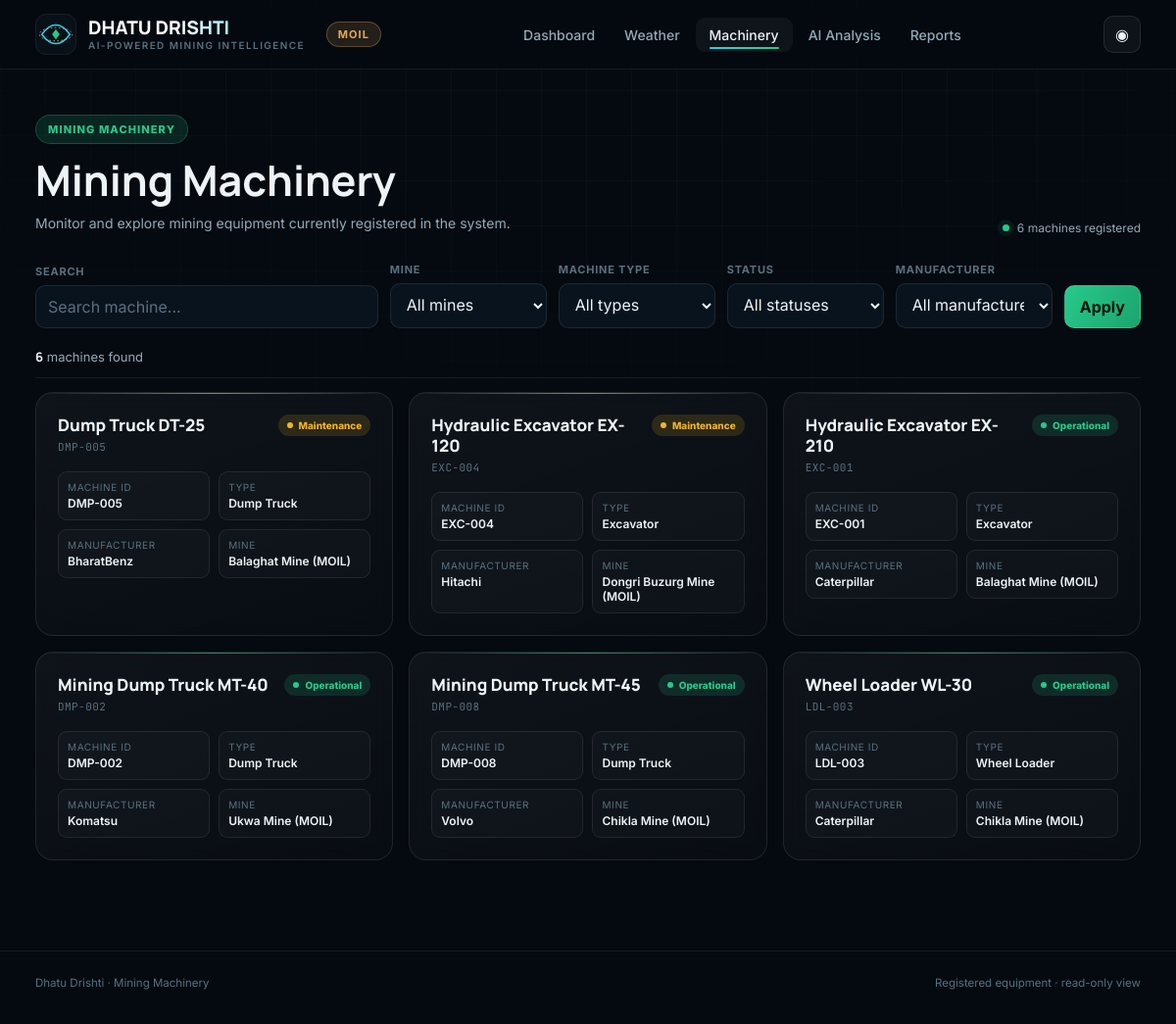
The app's page /machinery with its own data.
### models.py (models this page shows, shortened)
class Machinery(db.Model):
    __tablename__ = "machinery"
    id = db.Column(db.Integer, primary_key=True)
    machine_id = db.Column(db.String(100), unique=True, nullable=False, index=True)
    name = db.Column(db.String(200), nullable=False)
    machine_type = db.Column(db.String(100), nullable=True)
    manufacturer = db.Column(db.String(200), nullable=True)
    model = db.Column(db.String(200), nullable=True)
    mine_name = db.Column(db.String(200), nullable=True, index=True)
    status = db.Column(db.String(50), nullable=False, default="Operational",
                       server_default="Operational", index=True)
    year = db.Column(db.Integer, nullable=True)
    capacity = db.Column(db.String(100), nullable=True)
    description = db.Column(db.Text, nullable=True)
    created_at = db.Column(db.DateTime, default=datetime.utcnow, nullable=False)
    updated_at = db.Column(db.DateTime, default=datetime.utcnow,
                           onupdate=datetime.utcnow, nullable=False)
    @property
    def status_tone(self) -> str:
        return {
            "Operational": "ok",
            "Maintenance": "warn",
            "Inactive": "danger",
            "Retired": "muted",
        }.get(self.status, "muted")

### main.py (the view)
@app.route("/machinery")
def machinery():
    statement, applied = machinery_query(request.args)
    total = db.session.scalar(
        select(func.count()).select_from(statement.subquery())) or 0
    pages = max(1, -(-total // MACHINERY_PER_PAGE))
    page = min(_page_number(), pages)
    offset = (page - 1) * MACHINERY_PER_PAGE
    machines = db.session.scalars(
        statement.limit(MACHINERY_PER_PAGE).offset(offset)).all()
    return render_template(
        "machinery.html",
        machines=machines,
        total=total,
        page=page,
        pages=pages,
        pager=_machinery_pager(page, pages, applied),
        applied=applied,
        types=distinct_machinery_values(Machinery.machine_type),
        mines=distinct_machinery_values(Machinery.mine_name),
        statuses=distinct_machinery_values(Machinery.status),
        manufacturers=distinct_machinery_values(Machinery.manufacturer),
    )

### main.py (called while the page is built)
def _page_number() -> int:
    try:
        value = int(request.args.get("page") or 1)
    except (TypeError, ValueError):
        value = 1
    return max(1, value)

def _machinery_pager(page: int, pages: int, applied: dict) -> list[dict]:
    if pages <= 1:
        return []
    def href(target: int) -> str:
        args = {key: value for key, value in applied.items() if value}
        if target > 1:
            args["page"] = str(target)
        query = urlencode(args)
        return "/machinery" + (f"?{query}" if query else "")
    links = [{"label": "‹", "url": href(page - 1), "active": False,
              "disabled": page <= 1}]
    for target in range(1, pages + 1):
        links.append({"label": str(target), "url": href(target),
                      "active": target == page, "disabled": False})
    links.append({"label": "›", "url": href(page + 1), "active": False,
                  "disabled": page >= pages})
    return links

### models.py (called while the page is built, shortened)
def machinery_query(args):
    statement = select(Machinery)
    applied: dict[str, str] = {}
    search = (args.get("search") or "").strip()
    for key, column in (("type", Machinery.machine_type),
                        ("mine", Machinery.mine_name),
                        ("status", Machinery.status),
                        ("manufacturer", Machinery.manufacturer)):
        value = (args.get(key) or "").strip()
        if value:
            statement = statement.where(column == value)
            applied[key] = value
    statement = statement.order_by(Machinery.name.asc())
    return statement, applied

def distinct_machinery_values(column) -> list[str]:
    rows = db.session.scalars(
        select(column).where(column.is_not(None))
        .where(column != "")
        .distinct().order_by(column)
    ).all()
    return [str(value) for value in rows]

### templates/machinery.html (shortened to what this page needs)
<!DOCTYPE html>
<html lang="en">
<head>
</head>
<body>
<div class="grid-field"></div>
<header>
 <div class="brand">
  <div class="brand-text"><span class="name">DHATU DRISHTI</span><span class="sub">AI-POWERED MINING INTELLIGENCE</span></div>
  <span class="moil-tag">MOIL</span>
 </div>
 <nav>
  <a href="/">Dashboard</a>
  <a href="/weather">Weather</a>
  <a href="/machinery" class="active">Machinery</a>
  <a href="/ai-analysis">AI Analysis</a>
  <a href="/reports">Reports</a>
 </nav>
 <div class="header-actions">
  <button class="profile-btn" type="button" aria-label="Profile">◉</button>
 </div>
</header>
<main>
 <div class="page-head">
  <div>
   <div class="eyebrow">MINING MACHINERY</div>
   <h1>Mining Machinery</h1>
   <p>Monitor and explore mining equipment currently registered in the system.</p>
  </div>
  <div class="live-chip"><i></i> <span id="totalChip">{{ total }} machine{{ '' if total == 1 else 's' }} registered</span></div>
 </div>
 <section class="section">
  <form class="toolbar" id="filterForm" method="get" action="/machinery" autocomplete="off">
   <div class="field grow">
    <label for="search">Search</label>
    <input type="search" id="search" name="search" placeholder="Search machine..." value="{{ applied.get('search', '') }}">
   </div>
   <div class="field">
    <label for="mine">Mine</label>
    <select id="mine" name="mine">
     <option value="">All mines</option>
    </select>
   </div>
   <div class="field">
    <label for="type">Machine type</label>
    <select id="type" name="type">
     <option value="">All types</option>
    </select>
   </div>
   <div class="field">
    <label for="status">Status</label>
    <select id="status" name="status">
     <option value="">All statuses</option>
    </select>
   </div>
   <div class="field">
    <label for="manufacturer">Manufacturer</label>
    <select id="manufacturer" name="manufacturer">
     <option value="">All manufacturers</option>
    </select>
   </div>
   <div class="toolbar-actions">
    <button class="btn btn-primary" type="submit">Apply</button>
   </div>
  </form>
  <div class="result-bar">
   <span class="count" id="resultCount"><b>{{ total }}</b> machine{{ '' if total == 1 else 's' }} found</span>
  </div>
  <div class="machines-grid" id="results">
   {% for machine in machines %}
   <a class="card machine" style="--card-accent:var(--{{ 'green' if machine.status == 'Operational' else 'amber' if machine.status == 'Maintenance' else 'red' if machine.status == 'Inactive' else 'cyan' }})"
      href="/machinery/{{ machine.machine_id }}">
    <div class="machine-head">
     <div>
      <div class="machine-name">{{ machine.name }}</div>
      <div class="machine-id">{{ machine.machine_id }}</div>
     </div>
     <span class="badge {{ machine.status_tone }}"><span class="dot"></span>{{ machine.status }}</span>
    </div>
    <div class="machine-meta">
     <div class="meta"><span>Machine ID</span><b>{{ machine.machine_id }}</b></div>
     <div class="meta"><span>Type</span><b>{{ machine.machine_type or 'Not available' }}</b></div>
     <div class="meta"><span>Manufacturer</span><b>{{ machine.manufacturer or 'Not available' }}</b></div>
     <div class="meta"><span>Mine</span><b>{{ machine.mine_name or 'Not available' }}</b></div>
    </div>
   </a>
   {% else %}
   <div class="empty">
    <b>No machines found</b>
    Nothing matches the current search and filters. Try a different term or clear the filters.
   </div>
   {% endfor %}
  </div>
 </section>
</main>
<footer>
 <span>Dhatu Drishti · Mining Machinery</span>
 <span>Registered equipment · read-only view</span>
</footer>
</body>
</html>

### records on screen
Machinery: name "Dump Truck DT-25", machine_id "DMP-005", status "Maintenance", machine_type "Dump Truck", manufacturer "BharatBenz", mine_name "Balaghat Mine (MOIL)"
Machinery: name "Hydraulic Excavator EX-120", machine_id "EXC-004", status "Maintenance", machine_type "Excavator", manufacturer "Hitachi", mine_name "Dongri Buzurg Mine (MOIL)"
Machinery: name "Hydraulic Excavator EX-210", machine_id "EXC-001", status "Operational", machine_type "Excavator", manufacturer "Caterpillar", mine_name "Balaghat Mine (MOIL)"
Machinery: name "Mining Dump Truck MT-40", machine_id "DMP-002", status "Operational", machine_type "Dump Truck", manufacturer "Komatsu", mine_name "Ukwa Mine (MOIL)"
Machinery: name "Mining Dump Truck MT-45", machine_id "DMP-008", status "Operational", machine_type "Dump Truck", manufacturer "Volvo", mine_name "Chikla Mine (MOIL)"
Machinery: name "Wheel Loader WL-30", machine_id "LDL-003", status "Operational", machine_type "Wheel Loader", manufacturer "Caterpillar", mine_name "Chikla Mine (MOIL)"

### other values on screen
{{ total }} "6"
{{ '' if total == 1 else 's' }} "s"
